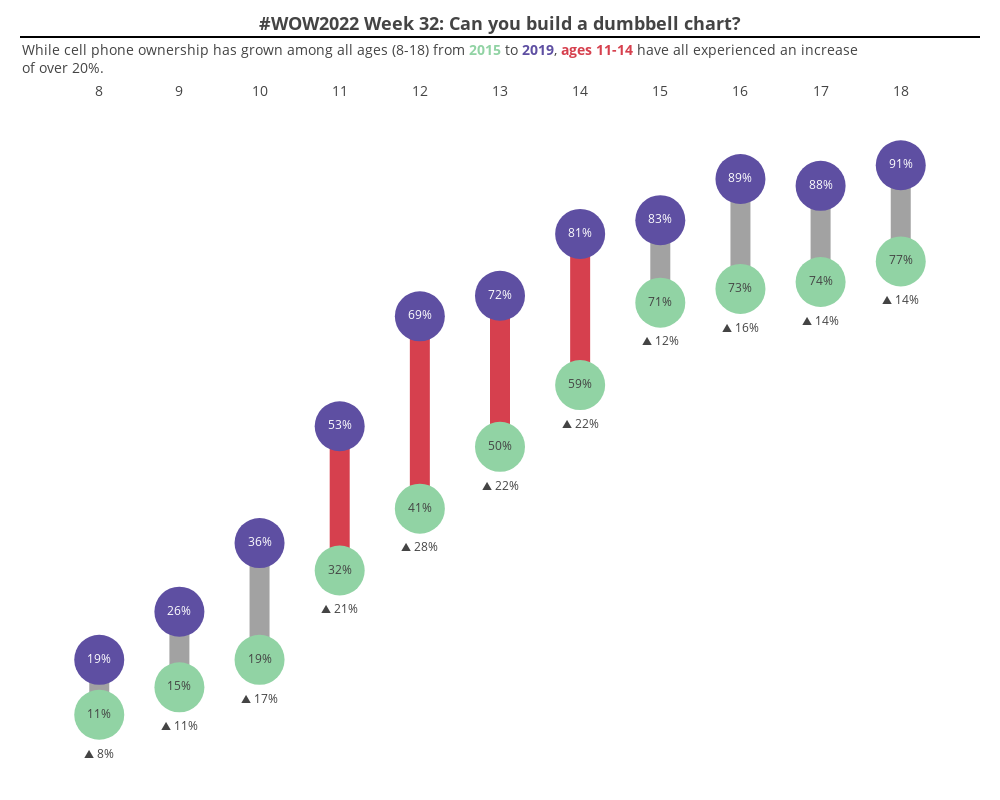

Notebook code for this chart:
### Code cell
dot_size = 50
margin_b = 20
margin_l = 20
margin_r = 20
margin_t = 100
default_size = 14

fig = px.scatter(phone_ownership, x="Age", y="Ownership", color="Year", 
                 text="Ownership", 
                 color_discrete_map=dict(zip(['2015','2019'], color_for_years)),
                 width=1000, height=800, template="none")

new_customdata = np.array([phone_ownership.iloc[phone_ownership.groupby(by='Age').indices[k], 2].values 
                  for k in range(8, 19)])
new_customdata = np.column_stack((new_customdata, new_customdata[:,1] - new_customdata[:,0]))
fig.update_traces(
    customdata=new_customdata,
    marker_size=dot_size,
    texttemplate="%{y:.0%}",
    hovertemplate=("%{customdata[0]:.0%} of kids age %{x} had smartphones in 2015, " +
                   "compared to %{customdata[1]:.0%} in 2019, an increase of %{customdata[2]:.0%}." +
                   "<extra></extra>"),
)
fig.data[1].textfont.color="white"

for age, color in zip(np.arange(8, 19), line_colors):
    fig.add_shape(
        type="line",
        x0=age, y0=phone_ownership.loc[phone_ownership['Age']==age,:].iloc[0, 2],
        x1=age, y1=phone_ownership.loc[phone_ownership['Age']==age,:].iloc[1, 2],
        line=dict(width=dot_size/2.5, color=color),
        layer="below",
    )

fig.add_annotation(
    x=0, y=1, xref="x domain", yref="y domain",
    text=("While cell phone ownership has grown among all ages (8-18) " + 
          "from <span style='color:#91D3A4;font-weight:bold'>2015</span> to <span style='color:#5E4FA2;font-weight:bold'>2019</span>, " +
          "<span style='color:#d6404e;font-weight:bold'>ages 11-14</span> have all experienced an increase <br>of over 20%."),
    showarrow=False,
    xanchor="left", yanchor="bottom",
    align="left", yshift=default_size * 1.5,
    font=dict(size=default_size),
)

fig.add_annotation(
    x=0.5, y=1, xref="x domain", yref="y domain",
    text="<b>#WOW2022 Week 32: Can you build a dumbbell chart?</b>",
    showarrow=False,
    font=dict(size=18),
    xanchor="center", yanchor="bottom",
    yshift=default_size * 3 * 1.5,
)

y = 1 + default_size * 1.5 * 3 / (fig.layout.height - margin_t - margin_b)
fig.add_shape(
    type="line",
    x0=0, y0=y, x1=1, y1=y, xref="x domain", yref="y domain",
    line=dict(width=2),
)

for i, diff in enumerate(new_customdata[:, 2]):
    fig.add_annotation(
        x=fig.data[0].x[i],
        y=fig.data[0].y[i],
        text=f"▲ {diff*100:.0f}%",
        yshift=-dot_size/1.8,
        showarrow=False,
        xanchor="center", yanchor="top"
    )

fig.update_layout(
    showlegend=False,
    margin_autoexpand=True,
    margin_b=margin_b,
    margin_l=margin_l,
    margin_r=margin_r,
    margin_t=margin_t,
    hoverlabel=dict(
        bgcolor="white",
        font_size=default_size,
    ),
)

fig.update_xaxes(
    title_text="",
    tickvals=np.arange(8, 19),
    side="top",
    showgrid=False,
    tickfont=dict(size=default_size),
)

fig.update_yaxes(
    visible=False,
)

fig.show()

### Figure 1 — Plotly figure (JSON) as saved in the notebook; plotly's stock layout.template omitted (floating-point values rounded to 4 significant figures)
{"data": [{"customdata": [[0.11, 0.19, 0.08], [0.15, 0.26, 0.11], [0.19, 0.36, 0.17], [0.32, 0.53, 0.21], [0.41, 0.69, 0.28], [0.5, 0.72, 0.22], [0.59, 0.81, 0.22], [0.71, 0.83, 0.12], [0.73, 0.89, 0.16], [0.74, 0.88, 0.14], [0.77, 0.91, 0.14]], "hovertemplate": "%{customdata[0]:.0%} of kids age %{x} had smartphones in 2015, compared to %{customdata[1]:.0%} in 2019, an increase of %{customdata[2]:.0%}.<extra></extra>", "legendgroup": "2015", "marker": {"color": "#91D3A4", "size": 50, "symbol": "circle"}, "mode": "markers+text", "name": "2015", "orientation": "v", "showlegend": true, "text": [0.11, 0.15, 0.19, 0.32, 0.41, 0.5, 0.59, 0.71, 0.73, 0.74, 0.77], "texttemplate": "%{y:.0%}", "type": "scatter", "x": [8, 9, 10, 11, 12, 13, 14, 15, 16, 17, 18], "xaxis": "x", "y": [0.11, 0.15, 0.19, 0.32, 0.41, 0.5, 0.59, 0.71, 0.73, 0.74, 0.77], "yaxis": "y"}, {"customdata": [[0.11, 0.19, 0.08], [0.15, 0.26, 0.11], [0.19, 0.36, 0.17], [0.32, 0.53, 0.21], [0.41, 0.69, 0.28], [0.5, 0.72, 0.22], [0.59, 0.81, 0.22], [0.71, 0.83, 0.12], [0.73, 0.89, 0.16], [0.74, 0.88, 0.14], [0.77, 0.91, 0.14]], "hovertemplate": "%{customdata[0]:.0%} of kids age %{x} had smartphones in 2015, compared to %{customdata[1]:.0%} in 2019, an increase of %{customdata[2]:.0%}.<extra></extra>", "legendgroup": "2019", "marker": {"color": "#5E4FA2", "size": 50, "symbol": "circle"}, "mode": "markers+text", "name": "2019", "orientation": "v", "showlegend": true, "text": [0.19, 0.26, 0.36, 0.53, 0.69, 0.72, 0.81, 0.83, 0.89, 0.88, 0.91], "textfont": {"color": "white"}, "texttemplate": "%{y:.0%}", "type": "scatter", "x": [8, 9, 10, 11, 12, 13, 14, 15, 16, 17, 18], "xaxis": "x", "y": [0.19, 0.26, 0.36, 0.53, 0.69, 0.72, 0.81, 0.83, 0.89, 0.88, 0.91], "yaxis": "y"}], "layout": {"annotations": [{"align": "left", "font": {"size": 14}, "showarrow": false, "text": "While cell phone ownership has grown among all ages (8-18) from <span style='color:#91D3A4;font-weight:bold'>2015</span> to <span style='color:#5E4FA2;font-weight:bold'>2019</span>, <span style='color:#d6404e;font-weight:bold'>ages 11-14</span> have all experienced an increase <br>of over 20%.", "x": 0, "xanchor": "left", "xref": "x domain", "y": 1, "yanchor": "bottom", "yref": "y domain", "yshift": 21}, {"font": {"size": 18}, "showarrow": false, "text": "<b>#WOW2022 Week 32: Can you build a dumbbell chart?</b>", "x": 0.5, "xanchor": "center", "xref": "x domain", "y": 1, "yanchor": "bottom", "yref": "y domain", "yshift": 63}, {"showarrow": false, "text": "▲ 8%", "x": 8, "xanchor": "center", "y": 0.11, "yanchor": "top", "yshift": -27.78}, {"showarrow": false, "text": "▲ 11%", "x": 9, "xanchor": "center", "y": 0.15, "yanchor": "top", "yshift": -27.78}, {"showarrow": false, "text": "▲ 17%", "x": 10, "xanchor": "center", "y": 0.19, "yanchor": "top", "yshift": -27.78}, {"showarrow": false, "text": "▲ 21%", "x": 11, "xanchor": "center", "y": 0.32, "yanchor": "top", "yshift": -27.78}, {"showarrow": false, "text": "▲ 28%", "x": 12, "xanchor": "center", "y": 0.41, "yanchor": "top", "yshift": -27.78}, {"showarrow": false, "text": "▲ 22%", "x": 13, "xanchor": "center", "y": 0.5, "yanchor": "top", "yshift": -27.78}, {"showarrow": false, "text": "▲ 22%", "x": 14, "xanchor": "center", "y": 0.59, "yanchor": "top", "yshift": -27.78}, {"showarrow": false, "text": "▲ 12%", "x": 15, "xanchor": "center", "y": 0.71, "yanchor": "top", "yshift": -27.78}, {"showarrow": false, "text": "▲ 16%", "x": 16, "xanchor": "center", "y": 0.73, "yanchor": "top", "yshift": -27.78}, {"showarrow": false, "text": "▲ 14%", "x": 17, "xanchor": "center", "y": 0.74, "yanchor": "top", "yshift": -27.78}, {"showarrow": false, "text": "▲ 14%", "x": 18, "xanchor": "center", "y": 0.77, "yanchor": "top", "yshift": -27.78}], "height": 800, "hoverlabel": {"bgcolor": "white", "font": {"size": 14}}, "legend": {"title": {"text": "Year"}, "tracegroupgap": 0}, "margin": {"autoexpand": true, "b": 20, "l": 20, "r": 20, "t": 100}, "shapes": [{"layer": "below", "line": {"color": "#a2a2a2", "width": 20}, "type": "line", "x0": 8, "x1": 8, "y0": 0.11, "y1": 0.19}, {"layer": "below", "line": {"color": "#a2a2a2", "width": 20}, "type": "line", "x0": 9, "x1": 9, "y0": 0.15, "y1": 0.26}, {"layer": "below", "line": {"color": "#a2a2a2", "width": 20}, "type": "line", "x0": 10, "x1": 10, "y0": 0.19, "y1": 0.36}, {"layer": "below", "line": {"color": "#d6404e", "width": 20}, "type": "line", "x0": 11, "x1": 11, "y0": 0.32, "y1": 0.53}, {"layer": "below", "line": {"color": "#d6404e", "width": 20}, "type": "line", "x0": 12, "x1": 12, "y0": 0.41, "y1": 0.69}, {"layer": "below", "line": {"color": "#d6404e", "width": 20}, "type": "line", "x0": 13, "x1": 13, "y0": 0.5, "y1": 0.72}, {"layer": "below", "line": {"color": "#d6404e", "width": 20}, "type": "line", "x0": 14, "x1": 14, "y0": 0.59, "y1": 0.81}, {"layer": "below", "line": {"color": "#a2a2a2", "width": 20}, "type": "line", "x0": 15, "x1": 15, "y0": 0.71, "y1": 0.83}, {"layer": "below", "line": {"color": "#a2a2a2", "width": 20}, "type": "line", "x0": 16, "x1": 16, "y0": 0.73, "y1": 0.89}, {"layer": "below", "line": {"color": "#a2a2a2", "width": 20}, "type": "line", "x0": 17, "x1": 17, "y0": 0.74, "y1": 0.88}, {"layer": "below", "line": {"color": "#a2a2a2", "width": 20}, "type": "line", "x0": 18, "x1": 18, "y0": 0.77, "y1": 0.91}, {"line": {"width": 2}, "type": "line", "x0": 0, "x1": 1, "xref": "x domain", "y0": 1.093, "y1": 1.093, "yref": "y domain"}], "showlegend": false, "width": 1000, "xaxis": {"anchor": "y", "autorange": true, "domain": [0, 1], "range": [7.011, 18.99], "showgrid": false, "side": "top", "tickfont": {"size": 14}, "tickvals": [8, 9, 10, 11, 12, 13, 14, 15, 16, 17, 18], "title": {"text": ""}, "type": "linear"}, "yaxis": {"anchor": "x", "autorange": true, "domain": [0, 1], "range": [0.015, 1.005], "title": {"text": "Ownership"}, "type": "linear", "visible": false}}}
